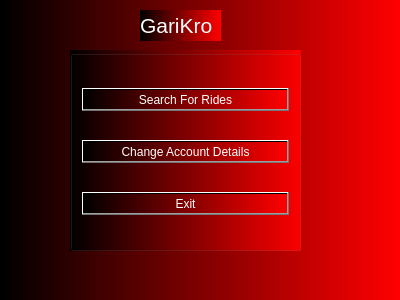
<?xml version="1.0" encoding="UTF-8"?>
<ui version="4.0">
 <class>DriverRideDialog</class>
 <widget class="QDialog" name="DriverRideDialog">
  <property name="geometry">
   <rect>
    <x>0</x>
    <y>0</y>
    <width>400</width>
    <height>300</height>
   </rect>
  </property>
  <property name="windowTitle">
   <string>Dialog</string>
  </property>
  <property name="styleSheet">
   <string notr="true">font: 12pt &quot;MS Reference Sans Serif&quot;;
background-color: qlineargradient(spread:pad, x1:0, y1:0, x2:1, y2:0, stop:0 rgba(0, 0, 0), stop:1 rgba(255, 0, 0));
color: rgb(255, 255, 255);</string>
  </property>
  <widget class="QGroupBox" name="GariKaro">
   <property name="geometry">
    <rect>
     <x>70</x>
     <y>50</y>
     <width>231</width>
     <height>201</height>
    </rect>
   </property>
   <property name="styleSheet">
    <string notr="true"/>
   </property>
   <property name="title">
    <string/>
   </property>
   <layout class="QVBoxLayout" name="verticalLayout">
    <item>
     <widget class="QPushButton" name="pushButton_Now">
      <property name="text">
       <string>Search For Rides</string>
      </property>
     </widget>
    </item>
    <item>
     <widget class="QPushButton" name="pushButton_ChangeDetails">
      <property name="text">
       <string>Change Account Details</string>
      </property>
     </widget>
    </item>
    <item>
     <widget class="QPushButton" name="pushButton_6_Exit">
      <property name="text">
       <string>Exit</string>
      </property>
     </widget>
    </item>
   </layout>
  </widget>
  <widget class="QLabel" name="label">
   <property name="geometry">
    <rect>
     <x>140</x>
     <y>10</y>
     <width>81</width>
     <height>31</height>
    </rect>
   </property>
   <property name="styleSheet">
    <string notr="true">font: 8pt &quot;MS Reference Sans Serif&quot;;
font: 75 14pt &quot;MS Shell Dlg 2&quot;;</string>
   </property>
   <property name="text">
    <string>&lt;html&gt;&lt;head/&gt;&lt;body&gt;&lt;p&gt;&lt;span style=&quot; font-size:16pt;&quot;&gt;GariKro&lt;/span&gt;&lt;/p&gt;&lt;/body&gt;&lt;/html&gt;</string>
   </property>
  </widget>
 </widget>
 <resources/>
 <connections/>
</ui>
